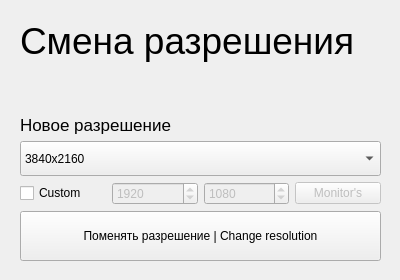
<?xml version="1.0" encoding="UTF-8"?>
<ui version="4.0">
 <class>Form</class>
 <widget class="QWidget" name="Form">
  <property name="geometry">
   <rect>
    <x>0</x>
    <y>0</y>
    <width>400</width>
    <height>280</height>
   </rect>
  </property>
  <property name="sizePolicy">
   <sizepolicy hsizetype="Fixed" vsizetype="Fixed">
    <horstretch>0</horstretch>
    <verstretch>0</verstretch>
   </sizepolicy>
  </property>
  <property name="minimumSize">
   <size>
    <width>400</width>
    <height>280</height>
   </size>
  </property>
  <property name="windowTitle">
   <string>Form</string>
  </property>
  <widget class="QWidget" name="verticalLayoutWidget">
   <property name="geometry">
    <rect>
     <x>20</x>
     <y>20</y>
     <width>361</width>
     <height>241</height>
    </rect>
   </property>
   <layout class="QVBoxLayout" name="verticalLayout">
    <item>
     <widget class="QLabel" name="label">
      <property name="font">
       <font>
        <pointsize>28</pointsize>
       </font>
      </property>
      <property name="text">
       <string>Смена разрешения</string>
      </property>
     </widget>
    </item>
    <item>
     <spacer name="verticalSpacer_2">
      <property name="orientation">
       <enum>Qt::Vertical</enum>
      </property>
      <property name="sizeHint" stdset="0">
       <size>
        <width>20</width>
        <height>40</height>
       </size>
      </property>
     </spacer>
    </item>
    <item>
     <widget class="QLabel" name="new_res_label">
      <property name="font">
       <font>
        <pointsize>13</pointsize>
       </font>
      </property>
      <property name="text">
       <string>Новое разрешение</string>
      </property>
     </widget>
    </item>
    <item>
     <widget class="QComboBox" name="output_select">
      <property name="minimumSize">
       <size>
        <width>0</width>
        <height>35</height>
       </size>
      </property>
      <property name="editable">
       <bool>false</bool>
      </property>
      <item>
       <property name="text">
        <string>3840x2160</string>
       </property>
      </item>
      <item>
       <property name="text">
        <string>2560x1440</string>
       </property>
      </item>
      <item>
       <property name="text">
        <string>1920x1080</string>
       </property>
      </item>
      <item>
       <property name="text">
        <string>1280x720</string>
       </property>
      </item>
     </widget>
    </item>
    <item>
     <layout class="QHBoxLayout" name="horizontalLayout_2">
      <item>
       <widget class="QCheckBox" name="custom_output_check">
        <property name="text">
         <string>Custom</string>
        </property>
       </widget>
      </item>
      <item>
       <widget class="QSpinBox" name="custom_output_width">
        <property name="enabled">
         <bool>false</bool>
        </property>
        <property name="readOnly">
         <bool>false</bool>
        </property>
        <property name="minimum">
         <number>300</number>
        </property>
        <property name="maximum">
         <number>5000</number>
        </property>
        <property name="singleStep">
         <number>100</number>
        </property>
        <property name="value">
         <number>1920</number>
        </property>
       </widget>
      </item>
      <item>
       <widget class="QSpinBox" name="custom_output_height">
        <property name="enabled">
         <bool>false</bool>
        </property>
        <property name="readOnly">
         <bool>false</bool>
        </property>
        <property name="minimum">
         <number>300</number>
        </property>
        <property name="maximum">
         <number>5000</number>
        </property>
        <property name="singleStep">
         <number>100</number>
        </property>
        <property name="value">
         <number>1080</number>
        </property>
       </widget>
      </item>
      <item>
       <widget class="QPushButton" name="monitor_res_btn">
        <property name="enabled">
         <bool>false</bool>
        </property>
        <property name="text">
         <string>Monitor's</string>
        </property>
       </widget>
      </item>
     </layout>
    </item>
    <item>
     <widget class="QPushButton" name="change_res_btn">
      <property name="minimumSize">
       <size>
        <width>0</width>
        <height>50</height>
       </size>
      </property>
      <property name="cursor">
       <cursorShape>PointingHandCursor</cursorShape>
      </property>
      <property name="text">
       <string>Поменять разрешение | Change resolution</string>
      </property>
     </widget>
    </item>
   </layout>
  </widget>
 </widget>
 <resources/>
 <connections/>
</ui>
